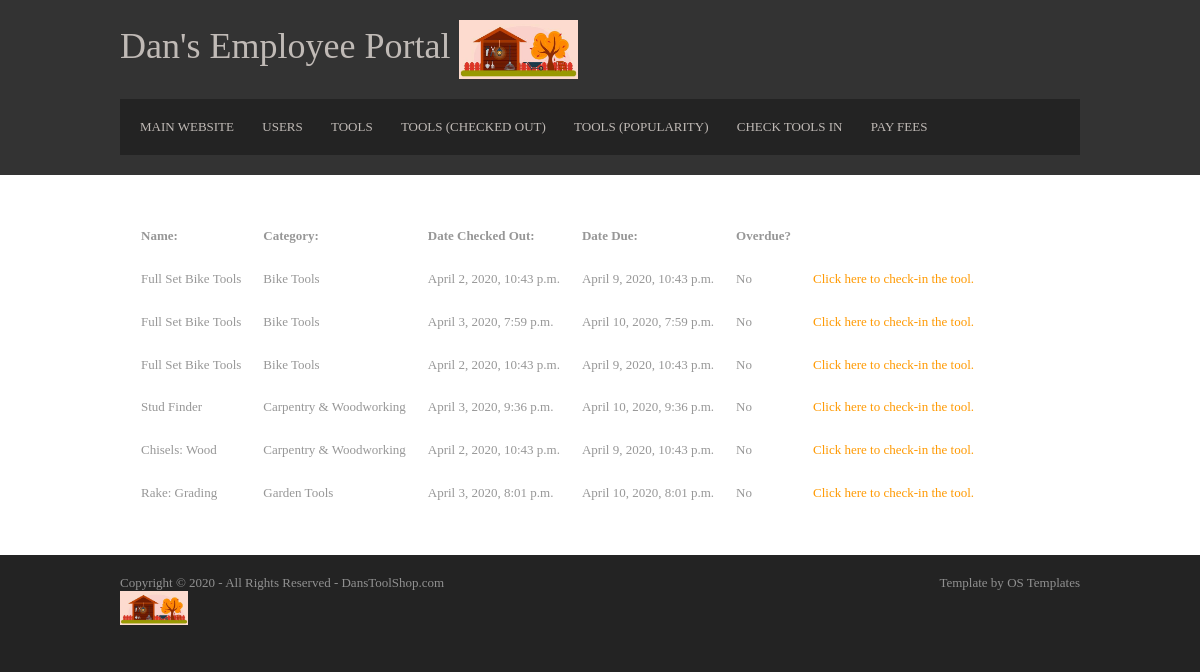
The app's page /Toolshop/Employee/check_in (signed in), older data.
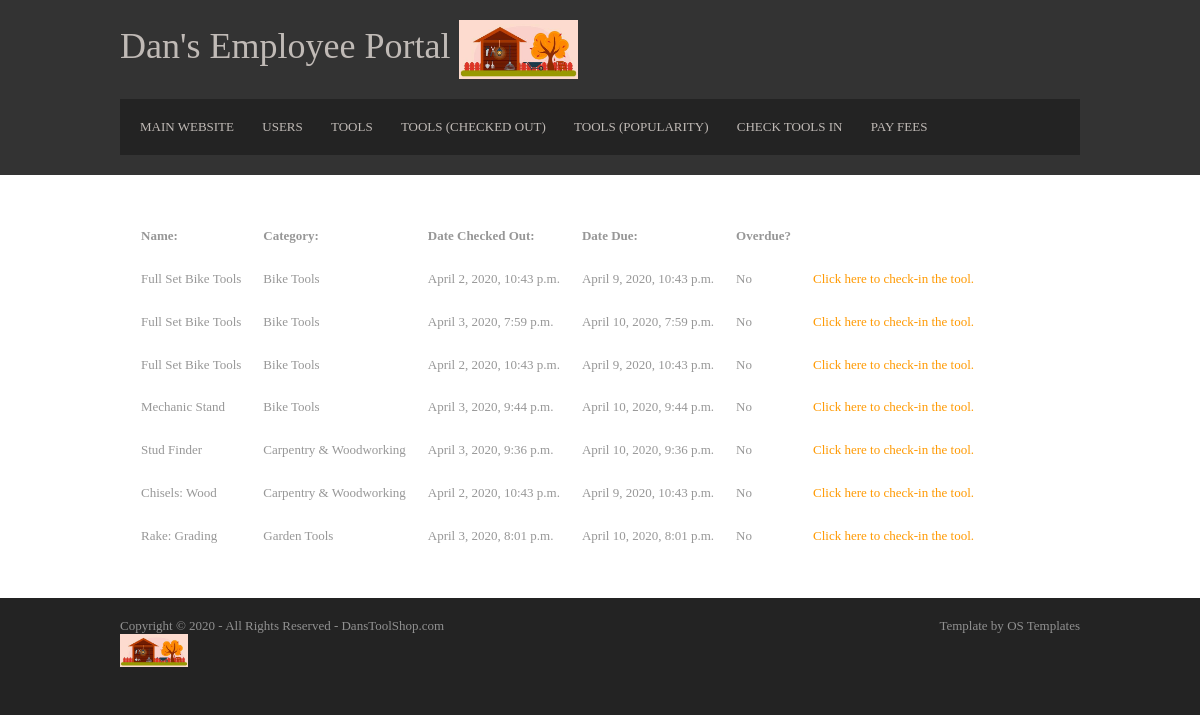
The same page, newer data.
### Toolshop/models.py (models this page shows, shortened)
class Tool(models.Model):
    name = models.CharField(max_length=100)
    category = models.CharField(max_length=100)
    times_checked_out = models.IntegerField()
    cost = models.IntegerField()
    condition = models.TextField(blank=True)  # Blank here means "Can be blank" sometimes.
    is_checked_out = models.BooleanField(default=False)
    date_checked_out = models.DateTimeField(blank=True, null=True)  # Blank\null here means "Can be blank" sometimes.
    who_checked_out = models.CharField(max_length=100, blank=True)  # Blank here means "Can be blank" sometimes.
    def get_due_date(self):
        if self.date_checked_out is None or self.date_checked_out == "":
            return False
        return self.date_checked_out + timedelta(days=7)
    def is_overdue(self):
        if self.date_checked_out is None or self.date_checked_out == "":
            return False
        return self.date_checked_out + timedelta(days=7) < timezone.now()

### Toolshop/views.py (the view)
# urls.py: path('Employee/check_in', views.check_in_page, name='check_in'),
@permission_required('user.is_staff')
def check_in_page(request):
    tools_list = Tool.objects.filter(is_checked_out=True)
    context = {
        'tools_list': tools_list,
    }
    return render(request, 'Toolshop/reports_checkin.html', context)

### Toolshop/templates/Toolshop/reports_checkin.html (shortened to what this page needs)
<!DOCTYPE html>
<html lang="en" dir="ltr">
<head>
  {% load static %}
  <link rel="stylesheet" href="{% static 'Toolshop/layout.css' %}">
</head>
<body>
<div class="wrapper row1">
  <header id="header" class="clear">
    <div id="hgroup">
      <h1><a href="{% url 'Toolshop:index' %}">Dan's Employee Portal
      <img src="{% static 'Toolshop/logo.jpg' %}" style="width:15%"></a></h1>
    </div>
    <nav>
      <ul>
        <li><a href="{% url 'Toolshop:index' %}">Main Website</a></li>
        <li><a href="{% url 'Toolshop:reports_users' %}">Users</a></li>
        <li><a href="{% url 'Toolshop:reports_tools' sort_by='all' %}">Tools</a></li>
        <li><a href="{% url 'Toolshop:reports_tools' sort_by='checked_out' %}">Tools (Checked out)</a></li>
        <li><a href="{% url 'Toolshop:reports_tools' sort_by='popularity' %}">Tools (Popularity)</a></li>
        <li><a href="{% url 'Toolshop:check_in' %}">Check Tools In</a></li>
        <li><a href="{% url 'Toolshop:pay_fee_page' %}">Pay Fees</a></li>
      </ul>
    </nav>
  </header>
</div>
<div class="wrapper row2">
  <div id="container" class="clear">
    <div id="homepage">
      {% if tools_list %}
		<table cellspacing="20">
          <tr>
            <th>Name:</th>
            <th>Category:</th>
            <th>Date Checked Out:</th>
            <th>Date Due:</th>
            <th>Overdue?</th>
            <th></th>
          </tr>
			{% for tool in tools_list %}
          <tr>
            <td>{{tool.name}}</td>
            <td>{{tool.category}}</td>
            <td>{{tool.date_checked_out}}</td>
            <td>{{tool.get_due_date}}</td>
            <td>
              {% if tool.is_overdue %}
              Yes
              {% else %}
              No
              {% endif %}
            </td>
            <td>
                <a href="{% url 'Toolshop:check_in_tool' tool.id %}">Click here to check-in the tool.</a>
            </td>
          </tr>
			{% endfor %}
		</table>
		{% else %}
    		<p>No tools currently checked out.</p>
		{% endif %}
    </div>
  </div>
</div>
<div class="wrapper row3">
  <footer id="footer" class="clear">
    <p class="fl_left">Copyright &copy; 2020 - All Rights Reserved - <a href="#">DansToolShop.com<br><img src="{% static 'Toolshop/logo.jpg' %}" style="width:15%"> </a></p>
    <p class="fl_right">Template by <a target="_blank" href="https://www.os-templates.com/" title="Free Website Templates">OS Templates</a></p>
  </footer>
</div>
</body>
</html>

Row changes from the older to the newer data that the page shows:
now on this page (row edited): Tool: name "Mechanic Stand", category "Bike Tools", date_checked_out "April 3, 2020, 9:44 p.m.", get_due_date "April 10, 2020, 9:44 p.m.", shows "No"
